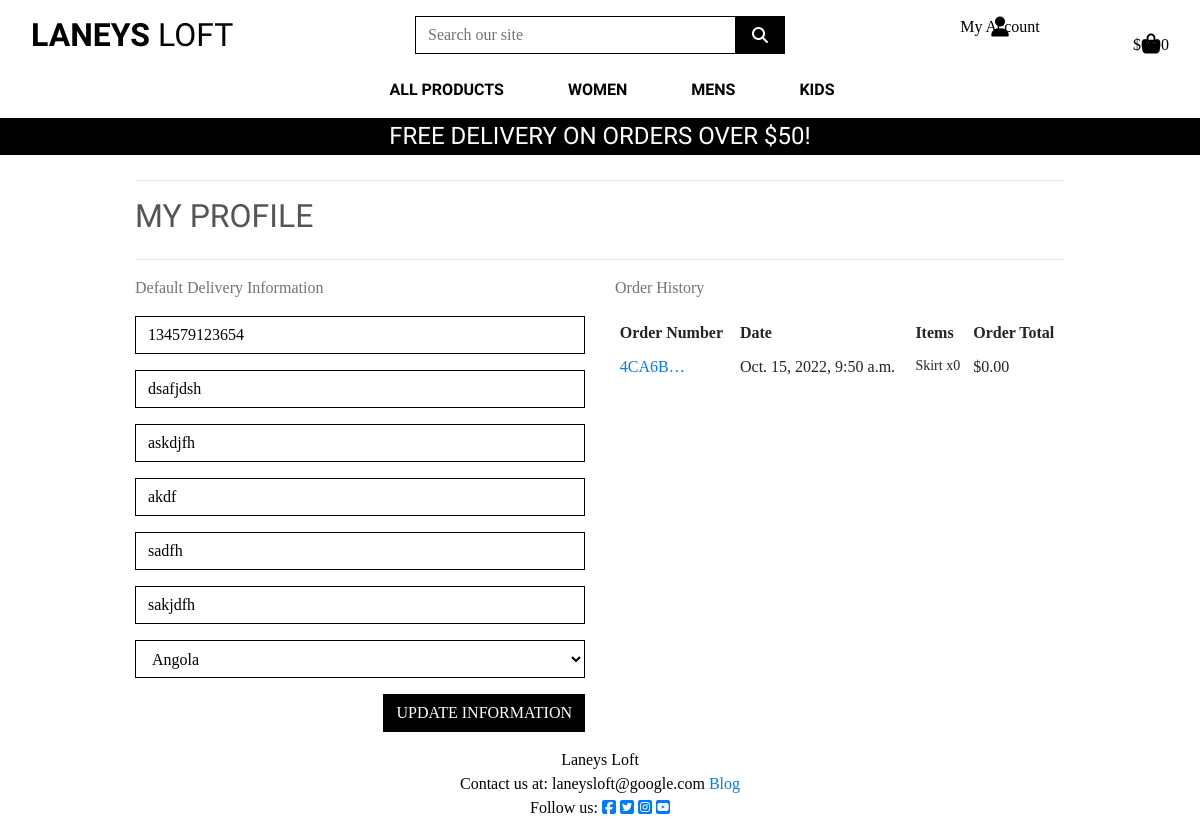
/profiles/ (signed in), run on an earlier commit of the app's database.
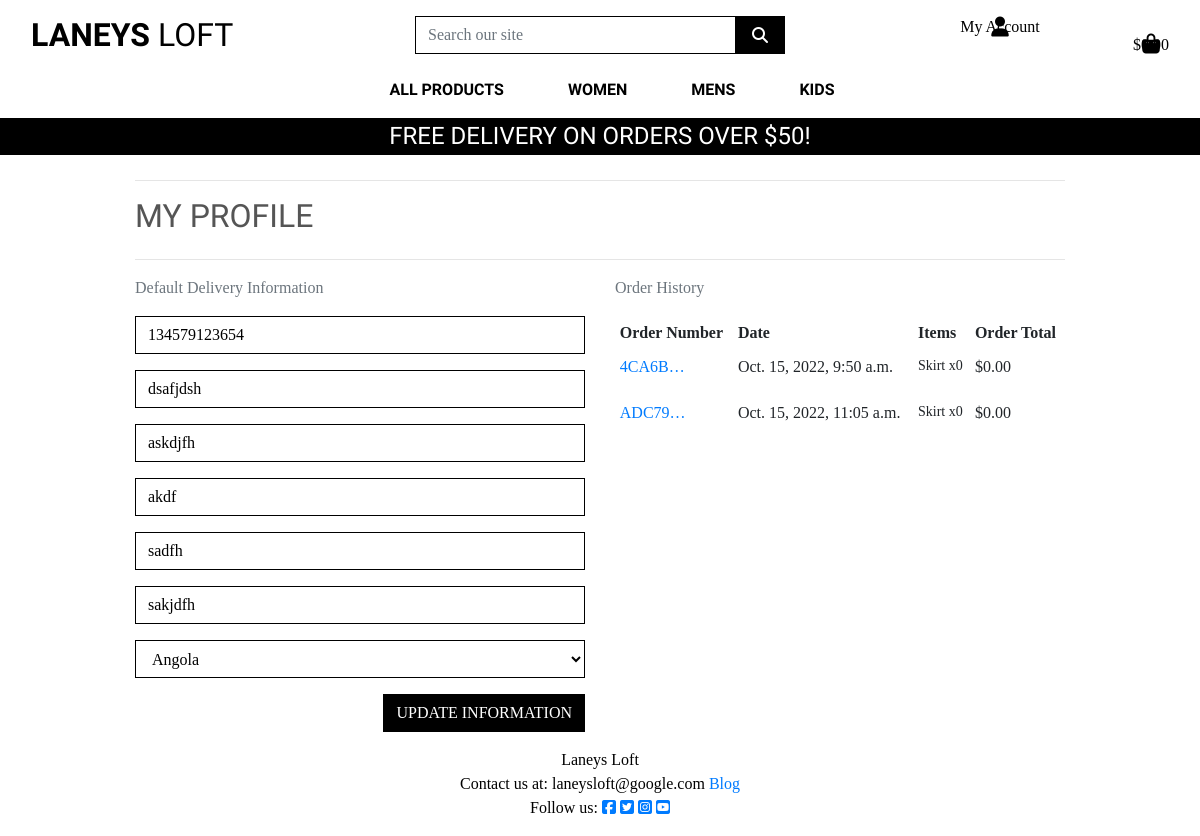
And on a later commit of the database.
### checkout/models.py (models this page shows, shortened)
class Order(models.Model):
    order_number = models.CharField(max_length=32, null=False, editable=False)
    user_profile = models.ForeignKey(UserProfile, on_delete=models.SET_NULL,
                                     null=True, blank=True,
                                     related_name='orders')
    full_name = models.CharField(max_length=50, null=False, blank=False)
    email = models.EmailField(max_length=254, null=False, blank=False)
    phone_number = models.CharField(max_length=20, null=False, blank=False)
    country =   CountryField(blank_label='Country *', null=False, blank=False)
    postcode = models.CharField(max_length=20, null=True, blank=True)
    town_or_city = models.CharField(max_length=40, null=False, blank=False)
    street_address1 = models.CharField(max_length=80, null=False, blank=False)
    street_address2 = models.CharField(max_length=80, null=True, blank=True)
    county = models.CharField(max_length=80, null=True, blank=True)
    date = models.DateTimeField(auto_now_add=True)
    delivery_cost = models.DecimalField(max_digits=6, decimal_places=2, null=False, default=0)
    order_total = models.DecimalField(max_digits=10, decimal_places=2, null=False, default=0)
    grand_total = models.DecimalField(max_digits=10, decimal_places=2, null=False, default=0)

class OrderLineItem(models.Model):
    order = models.ForeignKey(Order, null=False, blank=False, on_delete=models.CASCADE, related_name='lineitems')
    item = models.ForeignKey(Item, null=False, blank=False, on_delete=models.CASCADE)
    quantity = models.IntegerField(null=False, blank=False, default=0)
    lineitem_total = models.DecimalField(max_digits=6, decimal_places=2, null=False, blank=False, editable=False)

### items/models.py (models this page shows, shortened)
class Item(models.Model):
    category = models.ForeignKey('Category', null=True, blank=True, on_delete=models.SET_NULL)
    sku = models.UUIDField(primary_key=True, default=uuid.uuid4, editable=False, max_length=2254)
    name = models.CharField(max_length=254)
    clothes_type = models.ForeignKey('ClothesType', null=True, blank=True, on_delete=models.SET_NULL)
    men_women_children = models.CharField(max_length=200, choices=MEN_WOMEN_CHILDREN, default='na')
    size = models.ForeignKey('Size', null=True, blank=True, on_delete=models.SET_NULL)
    kids_age = models.ForeignKey('KidsAge', null=True, blank=True, on_delete=models.SET_NULL)
    colour = models.ForeignKey('Colour', null=True, blank=True, on_delete=models.SET_NULL)
    brand_or_author = models.ForeignKey('BrandOrAuthor', null=True, blank=True, on_delete=models.SET_NULL)
    description = models.TextField()
    price = models.DecimalField(max_digits=6, decimal_places=2)
    quality = models.CharField(max_length=254)
    image_url = models.URLField(max_length=1024, null=True, blank=True)
    image = models.ImageField(null=True, blank=True)

### profiles/views.py (the view)
# urls.py: path('', views.profile, name='profile'),
def profile(request):
    profile = get_object_or_404(UserProfile, user=request.user)
    if request.method == 'POST':
        form = UserProfileForm(request.POST, instance=profile)
        if form.is_valid():
            form.save()
            messages.success(request, 'Profile updated successfully')
    form = UserProfileForm(instance=profile)
    orders = profile.orders.all()
    template = 'profiles/profile.html'
    context = {
        'form': form,
        'orders': orders,
        'on_profile_page': True
    }
    return render(request, template, context)

### profiles/forms.py
class UserProfileForm(forms.ModelForm):
    class Meta:
        model = UserProfile
        exclude = ('user',)
    def __init__(self, *args, **kwargs):
        super().__init__(*args, **kwargs)
        placeholders = {
            'default_phone_number': 'Phone Number',
            'default_postcode': 'Postal Code',
            'default_town_or_city': 'Town or City',
            'default_street_address1': 'Street Address 1',
            'default_street_address2': 'Street Address 2',
            'default_county': 'County',
        }
        self.fields['default_phone_number'].widget.attrs['autofocus'] = True
        for field in self.fields:
            if field != 'default_country':
                if self.fields[field].required:
                    placeholder = f'{placeholders[field]} *'
                else:
                    placeholder = placeholders[field]
                self.fields[field].widget.attrs['placeholder'] = placeholder
            self.fields[field].widget.attrs['class'] = 'border-black rounded-0 profile-form-input'
            self.fields[field].label = False

### profiles/templates/profiles/profile.html (shortened to what this page needs)
{% extends "base.html" %}
{% load static %}
{% block extra_css %}
    <link rel="stylesheet" href="{% static 'profiles/css/profile.css' %}">
{% endblock %}
{% block page_header %}
    <div class="container header-container">
    </div>
{% endblock %}
{% block content %}
    <div class="overlay"></div>
    <div class="container">
        <div class="row">
            <div class="col">
                <hr>
                <h2 class="logo-font mb-4">My Profile</h2>
                <hr>
            </div>
        </div>
        <div class="row">
            <div class="col-12 col-lg-6">
                <p class="text-muted">Default Delivery Information</p>
                <form class="mt-3" action="{% url 'profile' %}" method="POST" id="profile-update-form">
                    {{ form|crispy }}
                    <button class="btn btn-black rounded-0 text-uppercase float-right">Update Information</button>
                </form>
            </div>
            <div class="col-12 col-lg-6">
                <p class="text-muted">Order History</p>
                <div class="order-history table-responsive">
                    <table class="table table-sm table-borderless">
                        <thead>
                            <tr>
                                <th>Order Number</th>
                                <th>Date</th>
                                <th>Items</th>
                                <th>Order Total</th>
                            </tr>
                        </thead>
                        <tbody>
                            {% for order in orders %}
                                <tr>
                                    <td>
                                        <a href="{% url 'order_history' order.order_number %}"
                                        title="{{ order.order_number }}">
                                            {{ order.order_number|truncatechars:6 }}
                                        </a>
                                    </td>
                                    <td>{{ order.date }}</td>
                                    <td>
                                        <ul class="list-unstyled">
                                            {% for item in order.lineitems.all %}
                                                <li class="small">
                                                    {{ item.item.name }} x{{ item.quantity }}
                                                </li>
                                            {% endfor %}
                                        </ul>
                                    </td>
                                    <td>${{ order.grand_total }}</td>
                                </tr>
                            {% endfor %}
                        </tbody>
                    </table>
                </div>
            </div>
        </div>
{% endblock %}

What changed in the data, as far as the page shows it:
added Order: order_number "ADC79…", date "Oct. 15, 2022, 11:05 a.m.", grand_total "0.00"
added OrderLineItem: item.name "Skirt", quantity "0", shown under "ADC79…"
